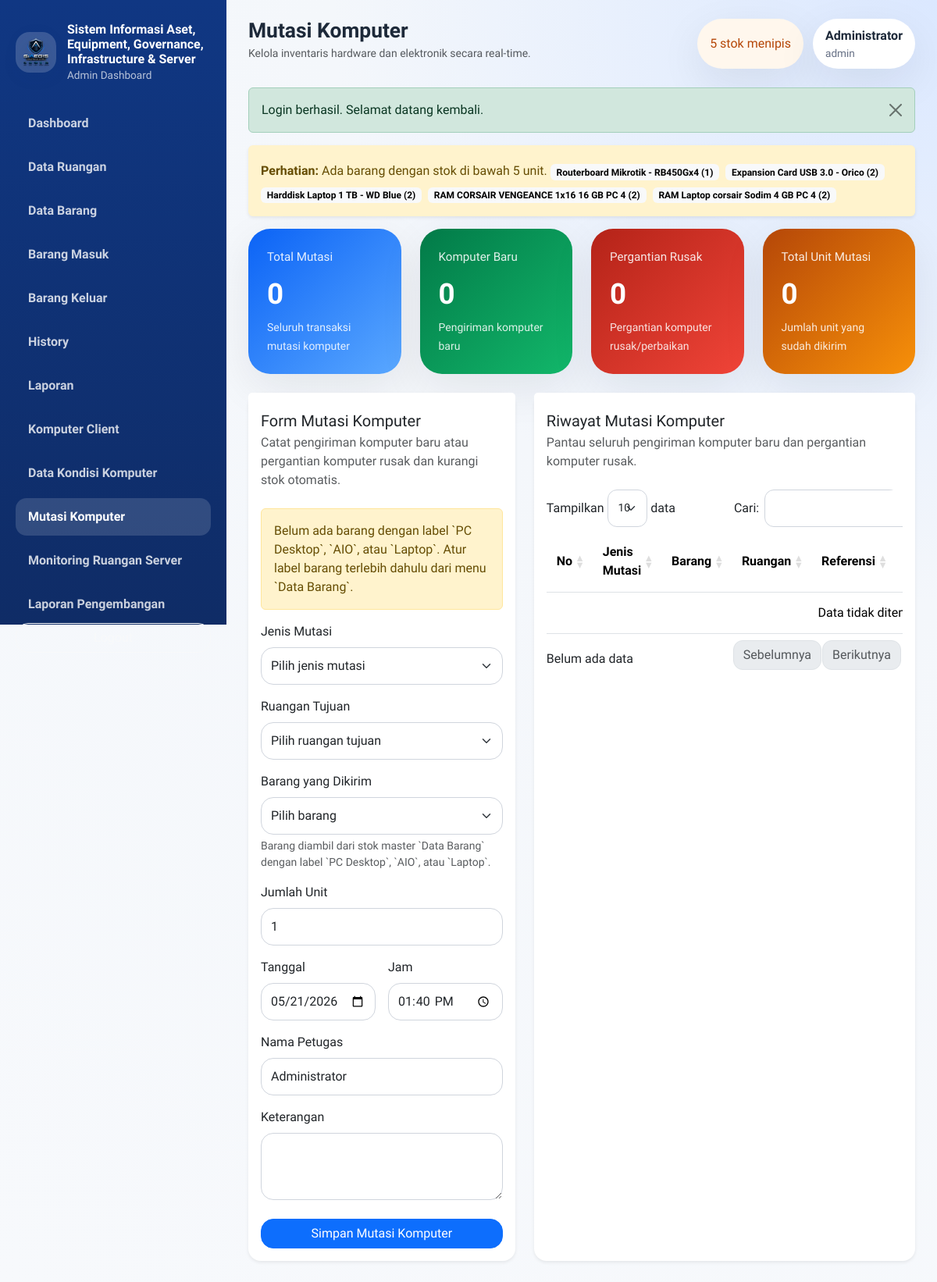
/modules/mutasi_komputer/index.php (signed in), run on the app's committed database.
### tables this page shows
CREATE TABLE barang (
    id INT AUTO_INCREMENT PRIMARY KEY,
    kode_barang VARCHAR(50) NOT NULL UNIQUE,
    nama_barang VARCHAR(150) NOT NULL,
    ruangan_id INT NULL,
    tahun_inventaris YEAR NOT NULL,
    qty INT NOT NULL DEFAULT 0,
    label_barang VARCHAR(100) NOT NULL DEFAULT 'Lainnya',
    kondisi ENUM('Baik', 'Rusak', 'Perbaikan') NOT NULL DEFAULT 'Baik',
    keterangan TEXT NULL,
    created_at TIMESTAMP DEFAULT CURRENT_TIMESTAMP,
    CONSTRAINT fk_barang_ruangan FOREIGN KEY (ruangan_id) REFERENCES ruangan(id) ON UPDATE CASCADE
);

### includes/helpers.php (called while the page is built, shortened)
<?php
function url(string $path = ''): string
{
    $path = ltrim($path, '/');
    return BASE_URL . ($path !== '' ? '/' . $path : '');
}
function e(?string $value): string
{
    return htmlspecialchars((string) $value, ENT_QUOTES, 'UTF-8');
}
function get_flash(): ?array
{
    $flash = $_SESSION['flash'];
    return $flash;
}
function format_number($value): string
{
    return number_format((float) $value, 0, ',', '.');
}
function current_path(): string
{
    return str_replace('\\', '/', $_SERVER['PHP_SELF'] ?? '');
}
function is_active_menu(string $needle): bool
{
    return str_contains(current_path(), $needle);
}
function fetch_scalar(PDO $pdo, string $sql, array $params = [])
{
    $statement = $pdo->prepare($sql);
    $statement->execute($params);
    return $statement->fetchColumn();
}
function fetch_all(PDO $pdo, string $sql, array $params = []): array
{
    $statement = $pdo->prepare($sql);
    $statement->execute($params);
    return $statement->fetchAll();
}
function get_low_stock_items(PDO $pdo, int $limit = 5): array
{
    return fetch_all(
        $pdo,
        'SELECT b.nama_barang, b.qty
         FROM barang b
         WHERE b.qty < 5
         ORDER BY b.qty ASC, b.nama_barang ASC
         LIMIT ' . (int) $limit
    );
}

### includes/auth.php (called while the page is built, shortened)
<?php
function current_user_role(): string
{
    return $_SESSION['user']['role'] ?? 'admin';
}
function is_admin_user(): bool
{
    return current_user_role() === 'admin';
}
function current_user(): ?array
{
    return $_SESSION['user'] ?? null;
}

### modules/mutasi_komputer/index.php (the view, shortened to what this page needs)
<?php
require_once dirname(__DIR__, 2) . '/config/app.php';
$pageTitle = 'Mutasi Komputer';
$items = fetch_all(
    $pdo,
    'SELECT id, kode_barang, nama_barang, qty, kondisi, tahun_inventaris, label_barang
     FROM barang
     WHERE label_barang IN ("PC Desktop", "AIO", "Laptop")
     ORDER BY nama_barang ASC'
);
$mutasiStats = [
    'total_mutasi' => (int) fetch_scalar($pdo, 'SELECT COUNT(*) FROM mutasi_komputer'),
    'komputer_baru' => (int) fetch_scalar($pdo, 'SELECT COUNT(*) FROM mutasi_komputer WHERE jenis_mutasi = "komputer_baru"'),
    'pergantian_rusak' => (int) fetch_scalar($pdo, 'SELECT COUNT(*) FROM mutasi_komputer WHERE jenis_mutasi = "pergantian_komputer_rusak"'),
    'total_unit' => (int) fetch_scalar($pdo, 'SELECT COALESCE(SUM(qty), 0) FROM mutasi_komputer'),
];
require_once BASE_PATH . '/includes/layout_top.php';
?>
<div class="row g-4 mb-4">
    <div class="col-md-6 col-xl-3">
        <div class="metric-card card-sky">
            <span>Total Mutasi</span>
            <h3><?= format_number($mutasiStats['total_mutasi']); ?></h3>
            <small>Seluruh transaksi mutasi komputer</small>
        </div>
    </div>
    <div class="col-md-6 col-xl-3">
        <div class="metric-card card-emerald">
            <span>Komputer Baru</span>
            <h3><?= format_number($mutasiStats['komputer_baru']); ?></h3>
            <small>Pengiriman komputer baru</small>
        </div>
    </div>
    <div class="col-md-6 col-xl-3">
        <div class="metric-card card-rose">
            <span>Pergantian Rusak</span>
            <h3><?= format_number($mutasiStats['pergantian_rusak']); ?></h3>
            <small>Pergantian komputer rusak/perbaikan</small>
        </div>
    </div>
    <div class="col-md-6 col-xl-3">
        <div class="metric-card card-amber">
            <span>Total Unit Mutasi</span>
            <h3><?= format_number($mutasiStats['total_unit']); ?></h3>
            <small>Jumlah unit yang sudah dikirim</small>
        </div>
    </div>
</div>
<div class="row g-4">
    <div class="col-lg-5">
        <div class="card border-0 shadow-sm">
            <div class="card-header bg-white border-0 pt-4">
                <h5 class="mb-1">Form Mutasi Komputer</h5>
                <p class="text-muted mb-0">Catat pengiriman komputer baru atau pergantian komputer rusak dan kurangi stok otomatis.</p>
            </div>
            <div class="card-body">
                <?php if (!$items): ?>
                    <div class="alert alert-warning">
                        Belum ada barang dengan label `PC Desktop`, `AIO`, atau `Laptop`. Atur label barang terlebih dahulu dari menu `Data Barang`.
                    </div>
                <?php endif; ?>
                <form method="post">
                    <div class="mb-3">
                        <label class="form-label">Jenis Mutasi</label>
                        <select name="jenis_mutasi" class="form-select" data-mutasi-type-select required>
                            <option value="">Pilih jenis mutasi</option>
                        </select>
                    </div>
                    <div class="mb-3">
                        <label class="form-label">Ruangan Tujuan</label>
                        <select name="ruangan_id" class="form-select" required>
                            <option value="">Pilih ruangan tujuan</option>
                        </select>
                    </div>
                    <div class="mb-3">
                        <label class="form-label">Barang yang Dikirim</label>
                        <select name="barang_id" class="form-select" required>
                            <option value="">Pilih barang</option>
                        </select>
                        <div class="form-text">Barang diambil dari stok master `Data Barang` dengan label `PC Desktop`, `AIO`, atau `Laptop`.</div>
                    </div>
                    <div class="mb-3">
                        <label class="form-label">Jumlah Unit</label>
                        <input type="number" name="qty" class="form-control" min="1" value="<?= e($_POST['qty'] ?? '1'); ?>" required>
                    </div>
                    <div class="row g-3">
                        <div class="col-md-6">
                            <label class="form-label">Tanggal</label>
                            <input type="date" name="tanggal" class="form-control" value="<?= e($_POST['tanggal'] ?? date('Y-m-d')); ?>" required>
                        </div>
                        <div class="col-md-6">
                            <label class="form-label">Jam</label>
                            <input type="time" name="jam" class="form-control" value="<?= e($_POST['jam'] ?? date('H:i')); ?>" required>
                        </div>
                    </div>
                    <div class="mt-3">
                        <label class="form-label">Nama Petugas</label>
                        <input type="text" name="nama_petugas" class="form-control" value="<?= e($_POST['nama_petugas'] ?? ($currentUser['nama'] ?? '')); ?>" required>
                    </div>
                    <div class="mt-3">
                        <label class="form-label">Keterangan</label>
                        <textarea name="keterangan" class="form-control" rows="3"><?= e($_POST['keterangan'] ?? ''); ?></textarea>
                    </div>
                    <button type="submit" class="btn btn-primary w-100 mt-4">Simpan Mutasi Komputer</button>
                </form>
            </div>
        </div>
    </div>
    <div class="col-lg-7">
        <div class="card border-0 shadow-sm h-100">
            <div class="card-header bg-white border-0 pt-4">
                <h5 class="mb-1">Riwayat Mutasi Komputer</h5>
                <p class="text-muted mb-0">Pantau seluruh pengiriman komputer baru dan pergantian komputer rusak.</p>
            </div>
            <div class="card-body">
                <div class="table-responsive">
                    <table class="table table-hover align-middle datatable">
                        <thead>
                            <tr>
                                <th>No</th>
                                <th>Jenis Mutasi</th>
                                <th>Barang</th>
                                <th>Ruangan</th>
                                <th>Referensi</th>
                                <th>Qty</th>
                            </tr>
                        </thead>
                        <tbody>
                        </tbody>
                    </table>
                </div>
            </div>
        </div>
    </div>
</div>
<?php require_once BASE_PATH . '/includes/layout_bottom.php'; ?>

### includes/layout_top.php (shortened to what this page needs)
<?php
$pageTitle = $pageTitle ?? APP_NAME;
$pageSubtitle = $pageSubtitle ?? 'Kelola inventaris hardware dan elektronik secara real-time.';
$lowStockItems = get_low_stock_items($pdo);
$currentUser = current_user();
$flash = get_flash();
$isAdminUser = is_admin_user();
$showLowStockAlert = !is_active_menu('/modules/pengembangan/') && !is_active_menu('/modules/monitoring_ruangan/');
?><!doctype html>
<html lang="id">
<head>
    <link href="https://cdn.jsdelivr.net/npm/bootstrap@5.3.3/dist/css/bootstrap.min.css" rel="stylesheet">
    <link href="https://cdn.datatables.net/1.13.8/css/dataTables.bootstrap5.min.css" rel="stylesheet">
    <link href="https://cdn.datatables.net/responsive/2.5.0/css/responsive.bootstrap5.min.css" rel="stylesheet">
    <link href="<?= e(url('assets/css/style.css')); ?>" rel="stylesheet">
</head>
<body>
    <div class="app-shell">
        <aside class="sidebar d-none d-xl-flex flex-column">
            <div class="sidebar-brand">
                <div class="brand-mark">
                    <img src="<?= e(url(APP_LOGO_PATH)); ?>" alt="Logo SiAEGIS" class="brand-logo">
                </div>
                <div>
                    <h1><?= e(APP_NAME); ?></h1>
                    <p>Admin Dashboard</p>
                </div>
            </div>
            <nav class="nav flex-column sidebar-nav">
                <?php if ($isAdminUser): ?>
                    <a class="nav-link <?= is_active_menu('/modules/dashboard/') ? 'active' : ''; ?>" href="<?= e(url('modules/dashboard/index.php')); ?>">Dashboard</a>
                    <a class="nav-link <?= is_active_menu('/modules/ruangan/') ? 'active' : ''; ?>" href="<?= e(url('modules/ruangan/index.php')); ?>">Data Ruangan</a>
                    <a class="nav-link <?= is_active_menu('/modules/barang/') ? 'active' : ''; ?>" href="<?= e(url('modules/barang/index.php')); ?>">Data Barang</a>
                    <a class="nav-link <?= is_active_menu('/modules/transaksi/masuk.php') ? 'active' : ''; ?>" href="<?= e(url('modules/transaksi/masuk.php')); ?>">Barang Masuk</a>
                    <a class="nav-link <?= is_active_menu('/modules/transaksi/keluar.php') ? 'active' : ''; ?>" href="<?= e(url('modules/transaksi/keluar.php')); ?>">Barang Keluar</a>
                    <a class="nav-link <?= is_active_menu('/modules/transaksi/history.php') ? 'active' : ''; ?>" href="<?= e(url('modules/transaksi/history.php')); ?>">History</a>
                    <a class="nav-link <?= is_active_menu('/modules/laporan/') ? 'active' : ''; ?>" href="<?= e(url('modules/laporan/index.php')); ?>">Laporan</a>
                    <a class="nav-link <?= is_active_menu('/modules/komputer/') ? 'active' : ''; ?>" href="<?= e(url('modules/komputer/index.php')); ?>">Komputer Client</a>
                    <a class="nav-link <?= is_active_menu('/modules/kondisi_komputer/') ? 'active' : ''; ?>" href="<?= e(url('modules/kondisi_komputer/index.php')); ?>">Data Kondisi Komputer</a>
                    <a class="nav-link <?= is_active_menu('/modules/mutasi_komputer/') ? 'active' : ''; ?>" href="<?= e(url('modules/mutasi_komputer/index.php')); ?>">Mutasi Komputer</a>
                    <a class="nav-link <?= is_active_menu('/modules/monitoring_ruangan/') ? 'active' : ''; ?>" href="<?= e(url('modules/monitoring_ruangan/dashboard.php')); ?>">Monitoring Ruangan Server</a>
                <?php endif; ?>
                <a class="nav-link <?= is_active_menu('/modules/pengembangan/') ? 'active' : ''; ?>" href="<?= e(url('modules/pengembangan/index.php')); ?>">Laporan Pengembangan</a>
            </nav>
            <a href="<?= e(url('logout.php')); ?>" class="btn btn-outline-light mt-auto">Logout</a>
        </aside>
        <div class="content-wrapper">
            <header class="topbar">
                <div class="d-flex align-items-center gap-3">
                    <div>
                        <h2 class="mb-0"><?= e($pageTitle); ?></h2>
                        <small class="text-muted"><?= e($pageSubtitle); ?></small>
                    </div>
                </div>
                <div class="topbar-meta">
                    <?php if ($showLowStockAlert): ?>
                        <div class="alert-pill <?= $lowStockItems ? 'alert-low' : 'alert-safe'; ?>">
                            <?= $lowStockItems ? count($lowStockItems) . ' stok menipis' : 'Stok aman'; ?>
                        </div>
                    <?php endif; ?>
                    <div class="user-pill">
                        <strong><?= e($currentUser['nama'] ?? 'Admin'); ?></strong>
                        <span><?= e($currentUser['username'] ?? '-'); ?></span>
                    </div>
                </div>
            </header>
            <main class="page-content">
                <?php if ($flash): ?>
                    <div class="alert alert-<?= e($flash['type']); ?> alert-dismissible fade show">
                        <?= e($flash['message']); ?>
                        <button type="button" class="btn-close" data-bs-dismiss="alert"></button>
                    </div>
                <?php endif; ?>
                <?php if ($showLowStockAlert && $lowStockItems): ?>
                    <div class="alert alert-warning border-0 shadow-sm">
                        <strong>Perhatian:</strong> Ada barang dengan stok di bawah 5 unit.
                        <?php foreach ($lowStockItems as $item): ?>
                            <span class="badge text-bg-light me-1 mt-2"><?= e($item['nama_barang']); ?> (<?= e($item['qty']); ?>)</span>
                        <?php endforeach; ?>
                    </div>
                <?php endif; ?>

### data on the page
barang: nama_barang "Routerboard Mikrotik - RB450Gx4", qty "1"
barang: nama_barang "Expansion Card USB 3.0 - Orico", qty "2"
barang: nama_barang "Harddisk Laptop 1 TB - WD Blue", qty "2"
barang: nama_barang "RAM CORSAIR VENGEANCE 1x16 16 GB PC 4", qty "2"
barang: nama_barang "RAM Laptop corsair Sodim 4 GB PC 4", qty "2"

### other printed values
APP_NAME "Sistem Informasi Aset, Equipment, Governance, Infrastructure & Server"
$pageTitle "Mutasi Komputer"
$pageSubtitle "Kelola inventaris hardware dan elektronik secara real-time."
count($lowStockItems) "5"
$currentUser['nama'] "Administrator"
$currentUser['username'] "admin"
$flash['message'] "Login berhasil. Selamat datang kembali."
format_number($mutasiStats['total_mutasi']) "0"
format_number($mutasiStats['komputer_baru']) "0"
format_number($mutasiStats['pergantian_rusak']) "0"
format_number($mutasiStats['total_unit']) "0"
